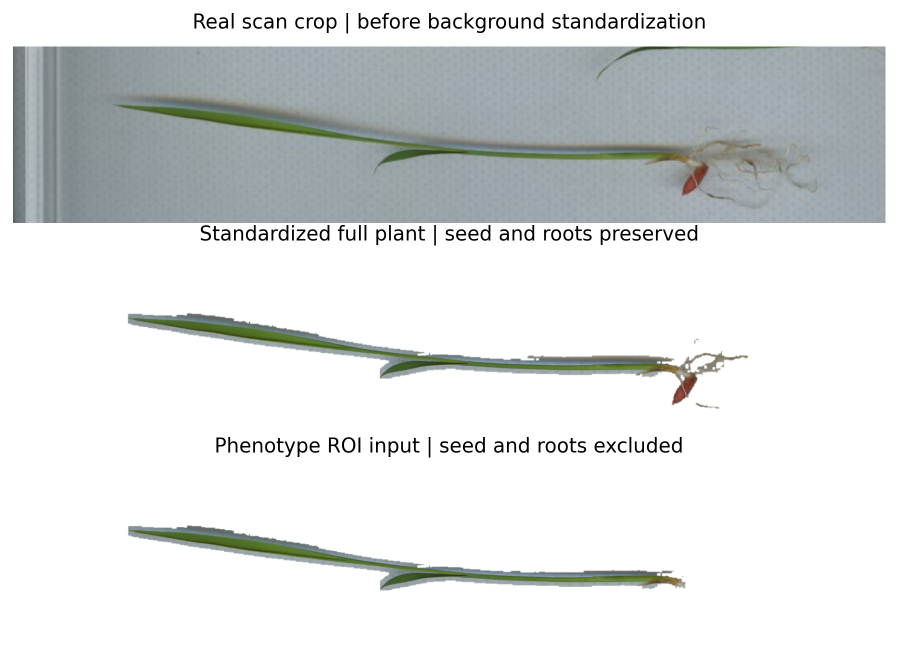
#> input picture adaptive_keypoint_discovery_reboot/technical_breakdown_v2_20260913/assets/01_input.png, 1796 x 1320 px, given in place of v4_val_0004.png, which was not available (shown at 1/2 size)
$ python make_readable_panels.py
#> lines starting #> are read from the running program, lines starting #| are printed output that depends on the picture
from pathlib import Path
import json
import numpy as np
from PIL import Image
import matplotlib
matplotlib.use('Agg')
import matplotlib.pyplot as plt
R=Path(__file__).resolve().parent;E=R.parent/'experiment';A=R/'assets'
plt.rcParams.update({'font.family':['Microsoft YaHei','DejaVu Sans'],'font.size':11,'axes.unicode_minus':False,'svg.fonttype':'none'})
def save(f,n):f.savefig(A/(n+'.png'),dpi=260,bbox_inches='tight',facecolor='white');f.savefig(A/(n+'.svg'),bbox_inches='tight');plt.close(f)
def trim(im):
 ar=np.array(im);mask=(ar.max(2)-ar.min(2)>30)&(ar.min(2)<210);ys,xs=np.where(mask)
 return im.crop((max(0,xs.min()-25),max(0,ys.min()-25),min(im.width,xs.max()+26),min(im.height,ys.max()+26)))
for sid in ['0004','0034']:
 f,axs=plt.subplots(2,2,figsize=(12,4.5))
 dirs=['point_conditioned_organ_paths_v2_phenotype_roi_val','point_conditioned_organ_paths_v2_phenotype_roi_local_decoder_val','point_conditioned_organ_paths_v3_structure_coverage_global_decoder_val','point_conditioned_organ_paths_v3_structure_coverage_val']
 for ax,d,lab in zip(axs.flat,dirs,['A 原教师 + 全局尺度','B 原教师 + 局部叶宽','C 增强教师 + 全局尺度','D 增强教师 + 局部叶宽']):
  im=Image.open(E/'evaluation_outputs'/d/'overlays'/f'v4_val_{sid}.png').convert('RGB');im=im.crop((im.width//2,0,im.width,im.height));ax.imshow(trim(im));ax.set_title(lab,pad=12);ax.axis('off')
#> after `im = im.crop((im.width // 2, 0, im.width, im.height))`:
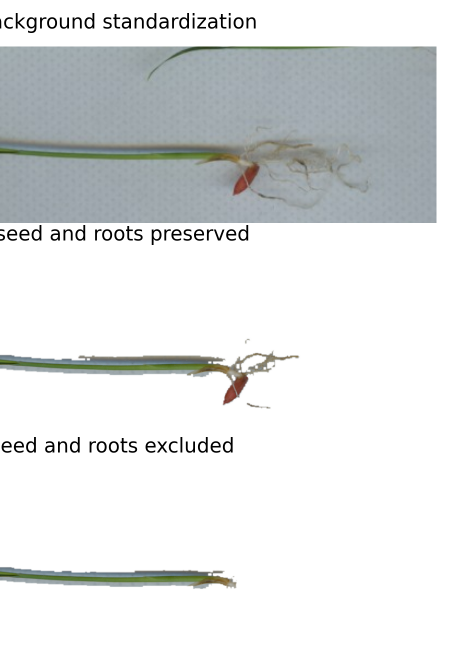
#> im: PIL image 898x1320 RGB (shown at 1/2 size); mean R, G, B 222.8, 225.3, 225.5
#> (the run stopped early here; a loop or call above may not have finished)

$ run again, on adaptive_keypoint_discovery_reboot/technical_breakdown_v2_20260913/assets/05_cases.png
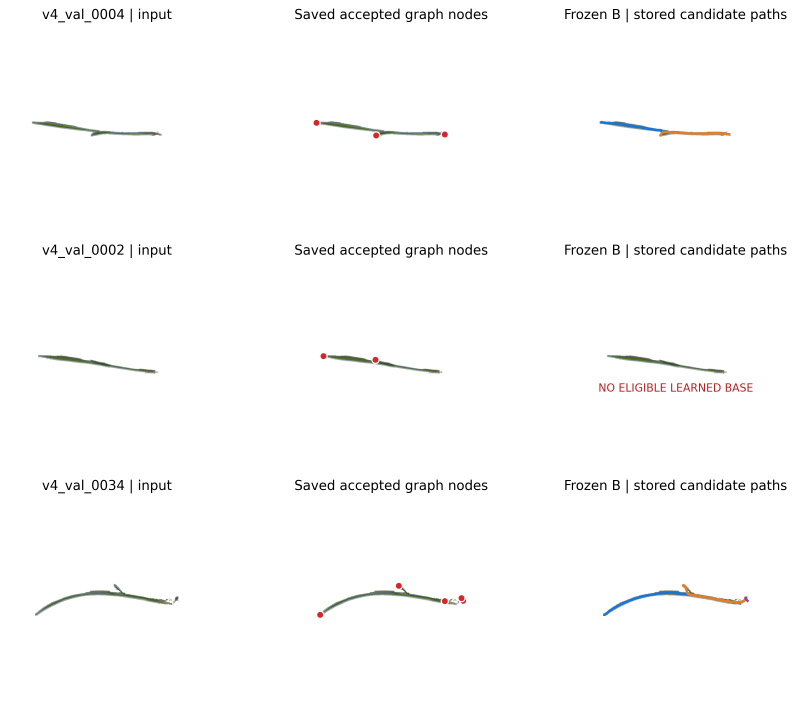
#> input picture adaptive_keypoint_discovery_reboot/technical_breakdown_v2_20260913/assets/05_cases.png, 2387 x 2121 px, given in place of v4_val_0004.png, which was not available (shown at 1/3 size)
#> `im = im.crop((im.width // 2, 0, im.width, im.height))`:
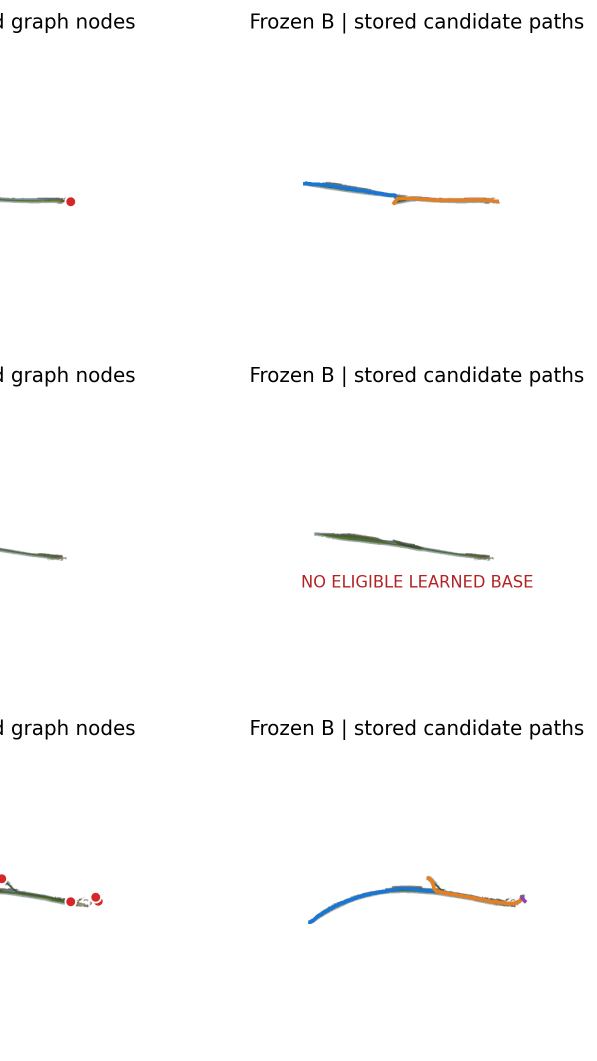
#> im: PIL image 1194x2121 RGB (shown at 1/2 size); mean R, G, B 251.5, 251.3, 251.3

$ run again, on adaptive_keypoint_discovery_reboot/technical_breakdown_v2_20260913/assets/attention_archive.png
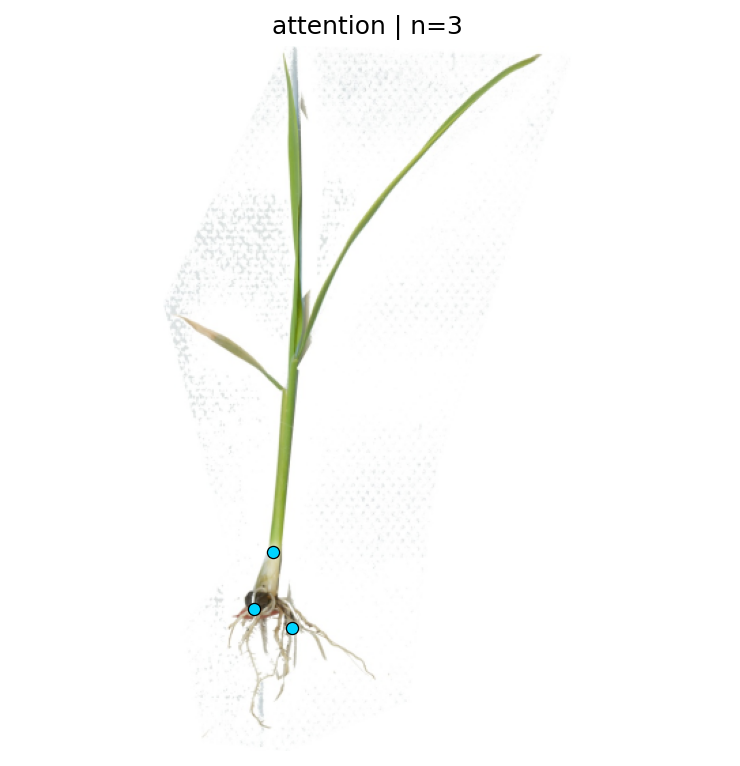
#> input picture adaptive_keypoint_discovery_reboot/technical_breakdown_v2_20260913/assets/attention_archive.png, 740 x 766 px, given in place of v4_val_0004.png, which was not available
#> im is the input picture: PIL image 740x766 RGB; mean R, G, B 251.4, 251.8, 250.6
#> `im = im.crop((im.width // 2, 0, im.width, im.height))`:
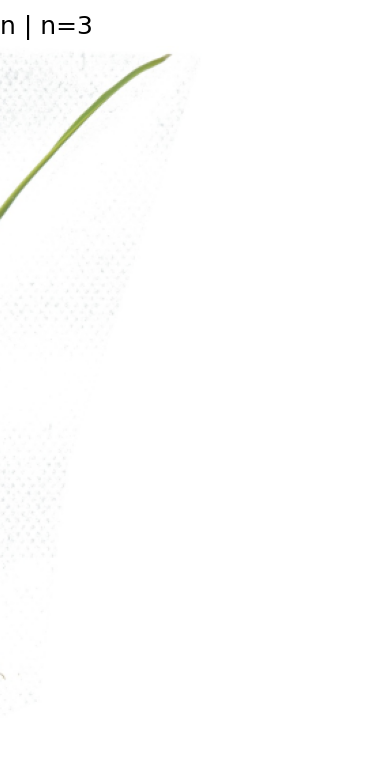
#> im: PIL image 370x766 RGB; mean R, G, B 253.7, 253.8, 253.4

$ run again, on adaptive_keypoint_discovery_reboot/technical_breakdown_v2_20260913/assets/attention_detail.png
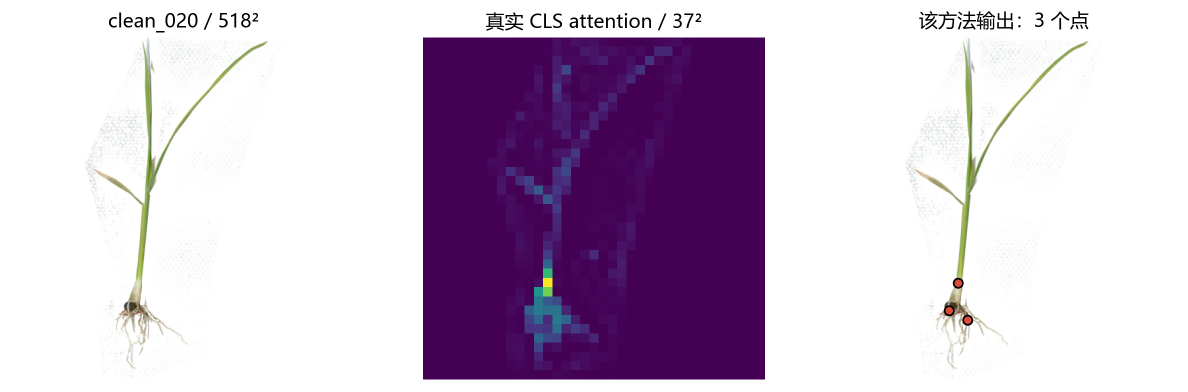
#> input picture adaptive_keypoint_discovery_reboot/technical_breakdown_v2_20260913/assets/attention_detail.png, 2375 x 784 px, given in place of v4_val_0004.png, which was not available (shown at 1/2 size)
#> `im = im.crop((im.width // 2, 0, im.width, im.height))`:
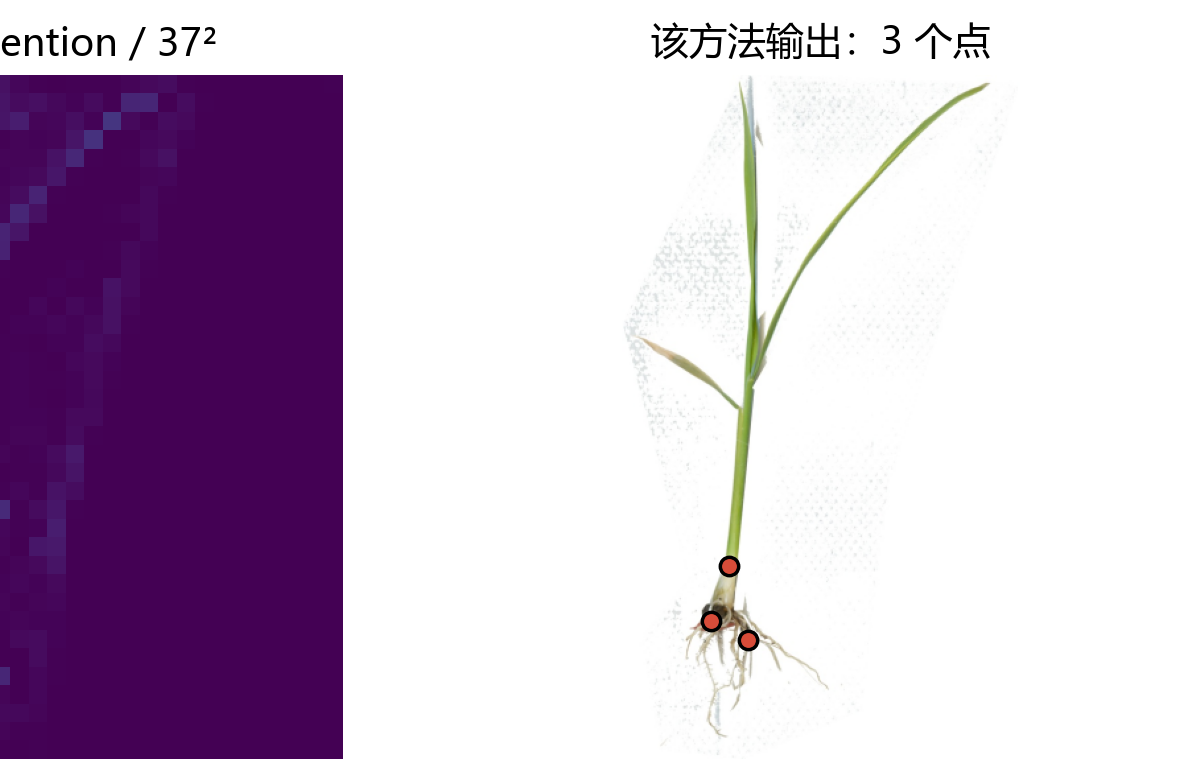
#> im: PIL image 1188x784 RGB; mean R, G, B 204.9, 188.5, 208.7
